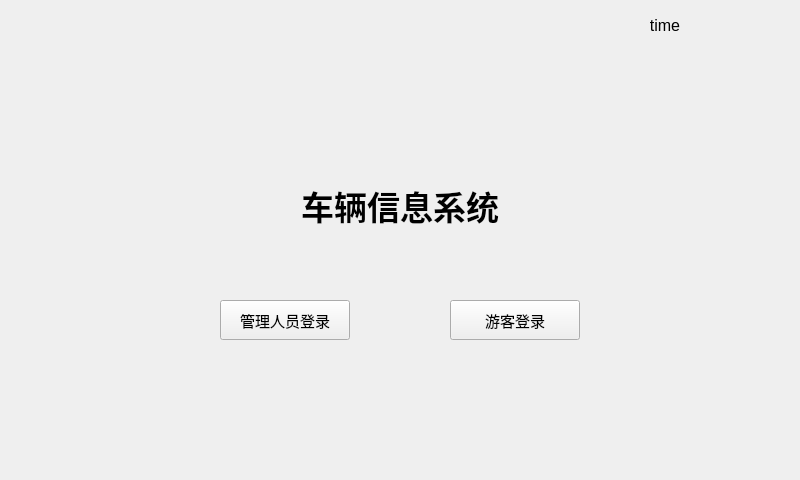
<?xml version="1.0" encoding="UTF-8"?>
<ui version="4.0">
 <class>Widget</class>
 <widget class="QWidget" name="Widget">
  <property name="geometry">
   <rect>
    <x>0</x>
    <y>0</y>
    <width>800</width>
    <height>480</height>
   </rect>
  </property>
  <property name="font">
   <font>
    <italic>true</italic>
   </font>
  </property>
  <property name="windowTitle">
   <string>Widget</string>
  </property>
  <property name="autoFillBackground">
   <bool>true</bool>
  </property>
  <widget class="QLabel" name="Timelab">
   <property name="geometry">
    <rect>
     <x>540</x>
     <y>10</y>
     <width>250</width>
     <height>30</height>
    </rect>
   </property>
   <property name="font">
    <font>
     <pointsize>12</pointsize>
     <weight>50</weight>
     <italic>false</italic>
     <bold>false</bold>
    </font>
   </property>
   <property name="autoFillBackground">
    <bool>false</bool>
   </property>
   <property name="frameShadow">
    <enum>QFrame::Plain</enum>
   </property>
   <property name="lineWidth">
    <number>5</number>
   </property>
   <property name="text">
    <string>time</string>
   </property>
   <property name="alignment">
    <set>Qt::AlignCenter</set>
   </property>
   <property name="wordWrap">
    <bool>false</bool>
   </property>
  </widget>
  <widget class="QLabel" name="label">
   <property name="geometry">
    <rect>
     <x>200</x>
     <y>180</y>
     <width>400</width>
     <height>50</height>
    </rect>
   </property>
   <property name="font">
    <font>
     <family>楷体</family>
     <pointsize>25</pointsize>
     <weight>75</weight>
     <italic>false</italic>
     <bold>true</bold>
    </font>
   </property>
   <property name="text">
    <string>车辆信息系统</string>
   </property>
   <property name="alignment">
    <set>Qt::AlignCenter</set>
   </property>
  </widget>
  <widget class="QPushButton" name="manaBtn">
   <property name="geometry">
    <rect>
     <x>220</x>
     <y>300</y>
     <width>130</width>
     <height>40</height>
    </rect>
   </property>
   <property name="font">
    <font>
     <family>微软雅黑</family>
     <pointsize>11</pointsize>
     <italic>false</italic>
    </font>
   </property>
   <property name="text">
    <string>管理人员登录</string>
   </property>
  </widget>
  <widget class="QPushButton" name="visiBtn">
   <property name="geometry">
    <rect>
     <x>450</x>
     <y>300</y>
     <width>130</width>
     <height>40</height>
    </rect>
   </property>
   <property name="font">
    <font>
     <family>微软雅黑</family>
     <pointsize>11</pointsize>
     <italic>false</italic>
    </font>
   </property>
   <property name="text">
    <string>游客登录</string>
   </property>
  </widget>
 </widget>
 <layoutdefault spacing="6" margin="11"/>
 <resources/>
 <connections/>
</ui>
